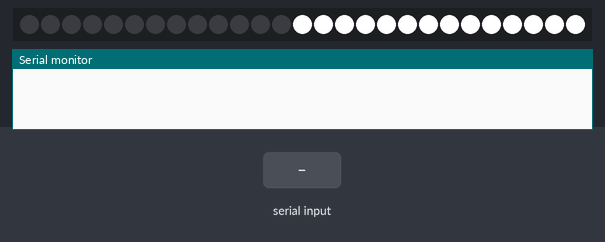
Simulated run of this sketch. Board: Arduino Uno, built with avr-gcc and run on an emulated ATmega328P. Parts: 27 RGB LEDs in strip order, left to right, the last lines printed to the serial monitor. The inputs (shaded band) are chosen by the test bench. Dim RGB values are drawn brighter than linear.

Above: at 0.4 s.
1.7 s: "90,45\n" received over Serial
At 1.86 s:
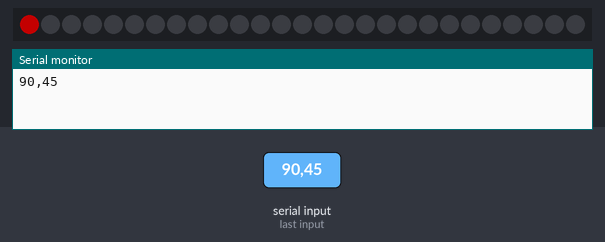
At 3.4 s:
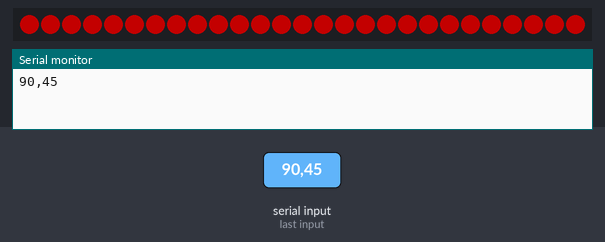
3.7 s: "5\n" received over Serial
Timing chart, 0 to 6.7 s (numbered marks = the images above; inputs shaded):
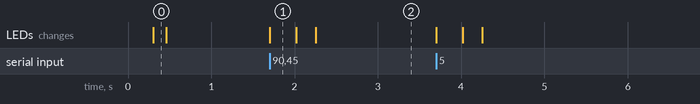

Measured:
- after the input at 1.7 s, the LEDs: change at once (image 1)

The sketch:

RGB_Neopixel.ino
```cpp
#include <Adafruit_NeoPixel.h>

#define PIN            2
#define NUMPIXELS      27

byte rgb[3]    = {127,127,127};
byte oldrgb[3] = {127,127,127};

String inputString  = "";
bool stringComplete = false;

Adafruit_NeoPixel pixels = Adafruit_NeoPixel(NUMPIXELS, PIN, NEO_GRB + NEO_KHZ800);

void setup() {
  Serial.begin(115200);

  pixels.begin();
  for(int i=0;i<NUMPIXELS;i++){
    pixels.setPixelColor(i, pixels.Color(255,255,255));
    pixels.show();
    delay(5);
  }
  for(int i=0;i<NUMPIXELS;i++){
    pixels.setPixelColor(i, pixels.Color(0,0,0));
    pixels.show();
    delay(10);
  }
}

void loop() {

  while (Serial.available()) {
    // get the new byte:
    char inChar = (char)Serial.read();
    inputString += inChar;
    if (inChar == '\n') {
      stringComplete = true;
      Serial.println(inputString);
    }
  }

  if (stringComplete) {
    inputString = getRGB( inputString," ",0 );
    inputString = getRGB( inputString," ",1 );
    inputString = getRGB( inputString," ",2 );

    inputString = "";
    stringComplete = false;
  }

  if ( (rgb[0] != oldrgb[0]) || (rgb[1] != oldrgb[1]) || (rgb[2] != oldrgb[2]) ) {
    oldrgb[0] = rgb[0];
    oldrgb[1] = rgb[1];
    oldrgb[2] = rgb[2];

    for(int i=0;i<NUMPIXELS;i++){
      pixels.setPixelColor(i, pixels.Color(rgb[0],rgb[1],rgb[2]));
      pixels.show();
      delay(20);
    }
  }
}

String getRGB( String input, String sep, byte rgbIndex ) {
   byte i = input.indexOf(sep);
   if ( i > 0 ) {
       rgb[rgbIndex] = input.substring(0,i).toInt();
       return input.substring(i+1);
    }
}
```
